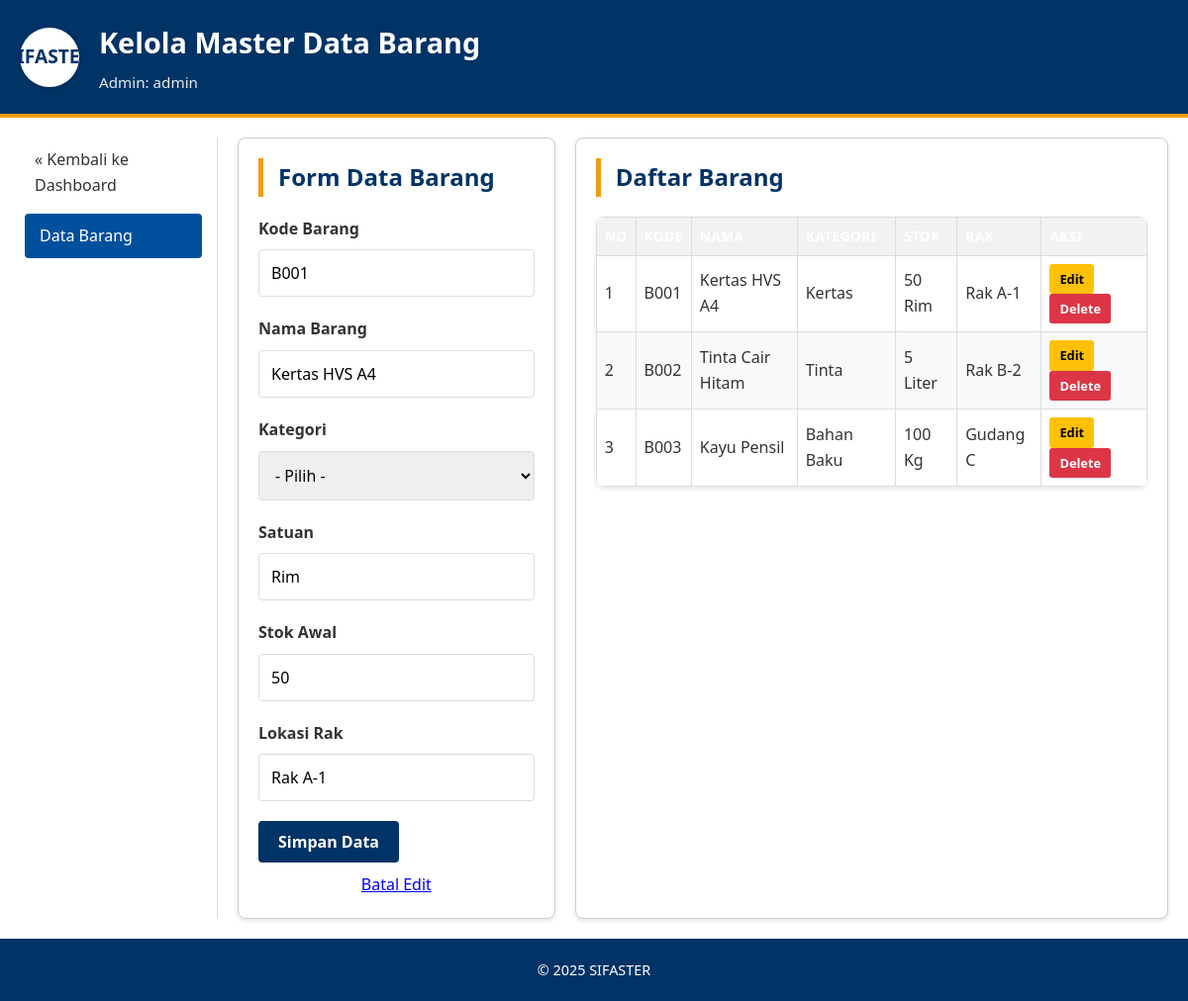
Page /adminBarang.php?op=edit&id=B001 (signed in) on the committed database.
### tables this page shows
CREATE TABLE IF NOT EXISTS barang (
    kode_barang VARCHAR(20) PRIMARY KEY,
    nama_barang VARCHAR(100) NOT NULL,
    kategori VARCHAR(50),
    satuan VARCHAR(20),
    stok INT DEFAULT 0,
    lokasi_rak VARCHAR(50)
);

### adminBarang.php (the view, shortened to what this page needs)
<?php
include 'koneksi.php';
$kode_barang = "";
$nama_barang = "";
$satuan      = "";
$stok        = 0;
$lokasi_rak  = "";
$op          = "";
if (isset($_GET['op'])) {
    $op = $_GET['op'];
}
if ($op == 'edit') {
    $id          = $_GET['id'];
    $sql1        = "SELECT * FROM barang WHERE kode_barang = '$id'";
    $q1          = mysqli_query($koneksi, $sql1);
    $r1          = mysqli_fetch_array($q1);
    if ($r1) {
        $kode_barang = $r1['kode_barang'];
        $nama_barang = $r1['nama_barang'];
        $satuan      = $r1['satuan'];
        $stok        = $r1['stok'];
        $lokasi_rak  = $r1['lokasi_rak'];
    } else {
        $error = "Data tidak ditemukan";
    }
}
?>
<!DOCTYPE html>
<html lang="id">
<head>
    <link rel="stylesheet" href="style.css">
</head>
<body>
    <div class="container">
        <header class="header">
            <div class="logo">SIFASTER</div>
            <div class="header-text">
                <h1>Kelola Master Data Barang</h1>
                <p>Admin: <?php echo $_SESSION['username']; ?></p>
            </div>
        </header>
        <div class="content-wrapper">
            <nav class="nav" style="width: 200px;">
                <ul>
                    <li><a href="index.php">&laquo; Kembali ke Dashboard</a></li>
                    <li><a href="adminBarang.php" class="active">Data Barang</a></li>
                </ul>
            </nav>
            <div style="flex: 1;">
                <div class="crud-container">
                    <div class="form-card">
                        <h3>Form Data Barang</h3>
                        <form action="" method="POST">
                            <div class="form-group">
                                <label>Kode Barang</label>
                                <input type="text" name="kode_barang" value="<?php echo $kode_barang ?>" <?php echo ($op == 'edit') ? 'readonly' : ''; ?> required>
                            </div>
                            <div class="form-group">
                                <label>Nama Barang</label>
                                <input type="text" name="nama_barang" value="<?php echo $nama_barang ?>" required>
                            </div>
                            <div class="form-group">
                                <label>Kategori</label>
                                <select name="kategori">
                                    <option value="">- Pilih -</option>
                                </select>
                            </div>
                            <div class="form-group">
                                <label>Satuan</label>
                                <input type="text" name="satuan" value="<?php echo $satuan ?>" placeholder="Pcs/Kg/Rim" required>
                            </div>
                            <div class="form-group">
                                <label>Stok Awal</label>
                                <input type="number" name="stok" value="<?php echo $stok ?>" required>
                            </div>
                            <div class="form-group">
                                <label>Lokasi Rak</label>
                                <input type="text" name="lokasi_rak" value="<?php echo $lokasi_rak ?>" placeholder="Contoh: A-01" required>
                            </div>
                            <button type="submit" name="simpan" class="btn-login">Simpan Data</button>
                            <?php if($op == 'edit'): ?>
                                <a href="adminBarang.php" style="display:block; text-align:center; margin-top:10px;">Batal Edit</a>
                            <?php endif; ?>
                        </form>
                    </div>
                    <div class="table-card">
                        <h3>Daftar Barang</h3>
                        <table>
                            <thead>
                                <tr>
                                    <th>No</th>
                                    <th>Kode</th>
                                    <th>Nama</th>
                                    <th>Kategori</th>
                                    <th>Stok</th>
                                    <th>Rak</th>
                                    <th>Aksi</th>
                                </tr>
                            </thead>
                            <tbody>
                                <?php
                                $sql2   = "SELECT * FROM barang ORDER BY kode_barang ASC";
                                $q2     = mysqli_query($koneksi, $sql2);
                                $urut   = 1;
                                while ($r2 = mysqli_fetch_array($q2)) {
                                    $kode   = $r2['kode_barang'];
                                    $nama   = $r2['nama_barang'];
                                    $kat    = $r2['kategori'];
                                    $stok   = $r2['stok'];
                                    $sat    = $r2['satuan'];
                                    $rak    = $r2['lokasi_rak'];
                                ?>
                                    <tr>
                                        <td><?php echo $urut++ ?></td>
                                        <td><?php echo $kode ?></td>
                                        <td><?php echo $nama ?></td>
                                        <td><?php echo $kat ?></td>
                                        <td><?php echo $stok . ' ' . $sat ?></td>
                                        <td><?php echo $rak ?></td>
                                        <td>
                                            <a href="adminBarang.php?op=edit&id=<?php echo $kode ?>" class="btn-action btn-edit">Edit</a>
                                            <a href="adminBarang.php?op=delete&id=<?php echo $kode ?>" onclick="return confirm('Yakin mau delete data?')" class="btn-action btn-delete">Delete</a>
                                        </td>
                                    </tr>
                                <?php
                                }
                                ?>
                            </tbody>
                        </table>
                    </div>
                </div>
            </div>
        </div>
        <footer class="footer">
            <div class="footer-text">
                <span>&copy; 2025 SIFASTER</span>
            </div>
        </footer>
    </div>
</body>
</html>

### style.css (style rules this page uses)
:root { --primary-color: #003366; --secondary-color: #00509e; --accent-color: #f39c12; --text-color: #333; --bg-color: #f4f6f9; --white: #ffffff; --border-color: #ddd; --success-color: #28a745; --danger-color: #dc3545; --shadow: 0 2px 5px rgba(0,0,0,0.1); }
* { box-sizing: border-box; margin: 0; padding: 0; font-family: 'Segoe UI', Tahoma, Geneva, Verdana, sans-serif; }
body { background-color: var(--bg-color); color: var(--text-color); line-height: 1.6; }
.container { width: 100%; max-width: 1200px; margin: 0 auto; background: var(--white); min-height: 100vh; box-shadow: 0 0 20px rgba(0,0,0,0.05); display: flex; flex-direction: column; }
.header { background: var(--primary-color); color: var(--white); padding: 20px; display: flex; align-items: center; border-bottom: 4px solid var(--accent-color); }
.logo { width: 60px; height: 60px; background: var(--white); color: var(--primary-color); margin-right: 20px; display: flex; align-items: center; justify-content: center; font-weight: bold; font-size: 1.2rem; border-radius: 50%; box-shadow: var(--shadow); }
.header-text h1 { font-size: 1.8rem; margin-bottom: 5px; font-weight: 600; }
.header-text p { font-size: 0.95rem; opacity: 0.9; }
.content-wrapper { display: flex; flex: 1; padding: 20px; gap: 20px; }
.nav { width: 250px; background: var(--white); border-right: 1px solid var(--border-color); padding-right: 20px; }
.nav ul { list-style: none; }
.nav ul li { margin-bottom: 5px; }
.nav ul li a { display: block; padding: 10px 15px; color: var(--text-color); text-decoration: none; border-radius: 4px; transition: all 0.3s ease; font-weight: 500; }
.nav ul li a:hover, .nav ul li a.active { background-color: var(--secondary-color); color: var(--white); transform: translateX(5px); }
.article h2, .form-card h3, .table-card h3 { color: var(--primary-color); margin-bottom: 20px; font-size: 1.5rem; border-left: 5px solid var(--accent-color); padding-left: 15px; }
.footer { background: var(--primary-color); color: var(--white); padding: 20px; text-align: center; font-size: 0.9rem; margin-top: auto; }
.form-group { margin-bottom: 20px; }
.form-group label { display: block; margin-bottom: 8px; font-weight: 600; color: var(--text-color); }
.form-group input, .form-group select { width: 100%; padding: 12px; border: 1px solid var(--border-color); border-radius: 4px; font-size: 1rem; transition: border-color 0.3s; }
.btn-login, .btn-action { display: inline-block; padding: 10px 20px; background: var(--primary-color); color: var(--white); border: none; border-radius: 4px; cursor: pointer; font-size: 1rem; font-weight: 600; text-decoration: none; transition: background 0.3s; text-align: center; }
.btn-edit { background-color: var(--accent-color); color: #fff; }
.btn-delete { background-color: var(--danger-color); color: #fff; }
table { width: 100%; border-collapse: collapse; margin-top: 15px; background: var(--white); box-shadow: var(--shadow); border-radius: 8px; overflow: hidden; }
th, td { padding: 12px 15px; text-align: left; border-bottom: 1px solid var(--border-color); }
th { background-color: var(--primary-color); color: var(--white); font-weight: 600; text-transform: uppercase; font-size: 0.85rem; letter-spacing: 0.5px; }
tr:nth-child(even) { background-color: #f8f9fa; }
.crud-container { display: flex; gap: 30px; flex-wrap: wrap; }
.form-card, .table-card { background: var(--white); padding: 25px; border-radius: 8px; box-shadow: var(--shadow); border: 1px solid var(--border-color); }
.form-card { flex: 1; min-width: 300px; }
.table-card { flex: 2; min-width: 500px; }

### adminBarang.php (style rules this page uses)
.crud-container { display: flex; gap: 20px; }
.form-card { flex: 1; background: #fff; padding: 20px; border: 1px solid #ccc; }
.table-card { flex: 2; background: #fff; padding: 20px; border: 1px solid #ccc; }
table { width: 100%; border-collapse: collapse; margin-top: 10px; }
th, td { border: 1px solid #ddd; padding: 8px; text-align: left; }
th { background-color: #f2f2f2; }
.btn-action { text-decoration: none; padding: 5px 10px; color: white; border-radius: 3px; font-size: 0.8rem; }
.btn-edit { background-color: #ffc107; color: #000; }
.btn-delete { background-color: #dc3545; }

### rows in the picture
barang: kode_barang "B001", nama_barang "Kertas HVS A4", satuan "Rim", stok "50", lokasi_rak "Rak A-1", kategori "Kertas"
barang: kode_barang "B002", nama_barang "Tinta Cair Hitam", kategori "Tinta", stok "5", satuan "Liter", lokasi_rak "Rak B-2"
barang: kode_barang "B003", nama_barang "Kayu Pensil", kategori "Bahan Baku", stok "100", satuan "Kg", lokasi_rak "Gudang C"

### other values in the picture
$_SESSION['username'] "admin"
